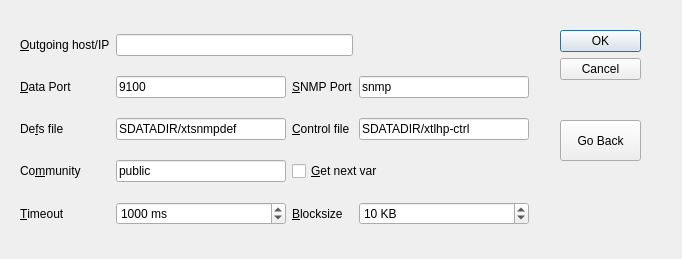
<?xml version="1.0" encoding="UTF-8"?>
<ui version="4.0">
 <class>hpnpfparams</class>
 <widget class="QDialog" name="hpnpfparams">
  <property name="geometry">
   <rect>
    <x>0</x>
    <y>0</y>
    <width>682</width>
    <height>259</height>
   </rect>
  </property>
  <property name="windowTitle">
   <string>HPNPF specific parameters</string>
  </property>
  <property name="toolTip">
   <string/>
  </property>
  <widget class="QDialogButtonBox" name="buttonBox">
   <property name="geometry">
    <rect>
     <x>560</x>
     <y>30</y>
     <width>81</width>
     <height>181</height>
    </rect>
   </property>
   <property name="orientation">
    <enum>Qt::Vertical</enum>
   </property>
   <property name="standardButtons">
    <set>QDialogButtonBox::Cancel|QDialogButtonBox::Ok</set>
   </property>
  </widget>
  <widget class="QWidget" name="layoutWidget">
   <property name="geometry">
    <rect>
     <x>20</x>
     <y>20</y>
     <width>509</width>
     <height>221</height>
    </rect>
   </property>
   <layout class="QGridLayout" name="gridLayout">
    <item row="0" column="0">
     <widget class="QLabel" name="label_3">
      <property name="text">
       <string>&amp;Outgoing host/IP</string>
      </property>
      <property name="buddy">
       <cstring>outhost</cstring>
      </property>
     </widget>
    </item>
    <item row="0" column="1" colspan="2">
     <widget class="QLineEdit" name="outhost">
      <property name="toolTip">
       <string>Some network setups may require the sending host to use a specific IP address or host name</string>
      </property>
     </widget>
    </item>
    <item row="1" column="0">
     <widget class="QLabel" name="label_4">
      <property name="text">
       <string>&amp;Data Port</string>
      </property>
      <property name="buddy">
       <cstring>dataport</cstring>
      </property>
     </widget>
    </item>
    <item row="1" column="1">
     <widget class="QLineEdit" name="dataport">
      <property name="toolTip">
       <string>This is the port number (or name) to use for the data</string>
      </property>
      <property name="text">
       <string>9100</string>
      </property>
     </widget>
    </item>
    <item row="1" column="2">
     <widget class="QLabel" name="label_10">
      <property name="text">
       <string>&amp;SNMP Port</string>
      </property>
      <property name="buddy">
       <cstring>snmpport</cstring>
      </property>
     </widget>
    </item>
    <item row="1" column="3">
     <widget class="QLineEdit" name="snmpport">
      <property name="toolTip">
       <string>This is the port number (or name) to use for the SNMP comms port</string>
      </property>
      <property name="text">
       <string>snmp</string>
      </property>
     </widget>
    </item>
    <item row="2" column="0">
     <widget class="QLabel" name="label_2">
      <property name="text">
       <string>De&amp;fs file</string>
      </property>
      <property name="buddy">
       <cstring>defsfile</cstring>
      </property>
     </widget>
    </item>
    <item row="2" column="1">
     <widget class="QLineEdit" name="defsfile">
      <property name="toolTip">
       <string>This file is used to supply macro names for SNMP variables</string>
      </property>
      <property name="text">
       <string>SDATADIR/xtsnmpdef</string>
      </property>
     </widget>
    </item>
    <item row="2" column="2">
     <widget class="QLabel" name="label_7">
      <property name="text">
       <string>&amp;Control file</string>
      </property>
      <property name="buddy">
       <cstring>ctrlfile</cstring>
      </property>
     </widget>
    </item>
    <item row="2" column="3">
     <widget class="QLineEdit" name="ctrlfile">
      <property name="toolTip">
       <string>This file is the SNMP operations control file</string>
      </property>
      <property name="text">
       <string>SDATADIR/xtlhp-ctrl</string>
      </property>
     </widget>
    </item>
    <item row="3" column="0">
     <widget class="QLabel" name="label_5">
      <property name="text">
       <string>Co&amp;mmunity</string>
      </property>
      <property name="buddy">
       <cstring>community</cstring>
      </property>
     </widget>
    </item>
    <item row="3" column="1">
     <widget class="QLineEdit" name="community">
      <property name="toolTip">
       <string>&lt;!DOCTYPE HTML PUBLIC &quot;-//W3C//DTD HTML 4.0//EN&quot; &quot;http://www.w3.org/TR/REC-html40/strict.dtd&quot;&gt;
&lt;html&gt;&lt;head&gt;&lt;meta name=&quot;qrichtext&quot; content=&quot;1&quot; /&gt;&lt;style type=&quot;text/css&quot;&gt;
p, li { white-space: pre-wrap; }
&lt;/style&gt;&lt;/head&gt;&lt;body style=&quot; font-family:'Sans'; font-size:10pt; font-weight:400; font-style:normal;&quot;&gt;
&lt;p style=&quot; margin-top:0px; margin-bottom:0px; margin-left:0px; margin-right:0px; -qt-block-indent:0; text-indent:0px;&quot;&gt;Community name for SNMP operations usually &lt;span style=&quot; font-style:italic;&quot;&gt;public&lt;/span&gt;&lt;/p&gt;&lt;/body&gt;&lt;/html&gt;</string>
      </property>
      <property name="text">
       <string>public</string>
      </property>
     </widget>
    </item>
    <item row="3" column="2" colspan="2">
     <widget class="QCheckBox" name="getnext">
      <property name="toolTip">
       <string>Use get next operation when fetching SNMP vars</string>
      </property>
      <property name="text">
       <string>&amp;Get next var</string>
      </property>
     </widget>
    </item>
    <item row="4" column="0">
     <widget class="QLabel" name="label_6">
      <property name="text">
       <string>&amp;Timeout</string>
      </property>
      <property name="buddy">
       <cstring>timeout</cstring>
      </property>
     </widget>
    </item>
    <item row="4" column="1">
     <widget class="QSpinBox" name="timeout">
      <property name="toolTip">
       <string>Timeout for operations (milliseconds)</string>
      </property>
      <property name="suffix">
       <string> ms</string>
      </property>
      <property name="maximum">
       <number>3600000</number>
      </property>
      <property name="singleStep">
       <number>100</number>
      </property>
      <property name="value">
       <number>1000</number>
      </property>
     </widget>
    </item>
    <item row="4" column="2">
     <widget class="QLabel" name="label_8">
      <property name="text">
       <string>&amp;Blocksize</string>
      </property>
      <property name="buddy">
       <cstring>blocksize</cstring>
      </property>
     </widget>
    </item>
    <item row="4" column="3">
     <widget class="QSpinBox" name="blocksize">
      <property name="toolTip">
       <string>Data blocksize, SNMP enquiry in between blocks</string>
      </property>
      <property name="suffix">
       <string> KB</string>
      </property>
      <property name="minimum">
       <number>1</number>
      </property>
      <property name="maximum">
       <number>1024</number>
      </property>
      <property name="value">
       <number>10</number>
      </property>
     </widget>
    </item>
   </layout>
  </widget>
  <widget class="QPushButton" name="goback">
   <property name="geometry">
    <rect>
     <x>560</x>
     <y>120</y>
     <width>81</width>
     <height>41</height>
    </rect>
   </property>
   <property name="toolTip">
    <string>Click here to go back</string>
   </property>
   <property name="text">
    <string>Go Back</string>
   </property>
  </widget>
 </widget>
 <tabstops>
  <tabstop>outhost</tabstop>
  <tabstop>dataport</tabstop>
  <tabstop>snmpport</tabstop>
  <tabstop>defsfile</tabstop>
  <tabstop>ctrlfile</tabstop>
  <tabstop>community</tabstop>
  <tabstop>getnext</tabstop>
  <tabstop>timeout</tabstop>
  <tabstop>blocksize</tabstop>
  <tabstop>buttonBox</tabstop>
  <tabstop>goback</tabstop>
 </tabstops>
 <resources/>
 <connections>
  <connection>
   <sender>buttonBox</sender>
   <signal>accepted()</signal>
   <receiver>hpnpfparams</receiver>
   <slot>accept()</slot>
   <hints>
    <hint type="sourcelabel">
     <x>248</x>
     <y>254</y>
    </hint>
    <hint type="destinationlabel">
     <x>157</x>
     <y>274</y>
    </hint>
   </hints>
  </connection>
  <connection>
   <sender>buttonBox</sender>
   <signal>rejected()</signal>
   <receiver>hpnpfparams</receiver>
   <slot>reject()</slot>
   <hints>
    <hint type="sourcelabel">
     <x>316</x>
     <y>260</y>
    </hint>
    <hint type="destinationlabel">
     <x>286</x>
     <y>274</y>
    </hint>
   </hints>
  </connection>
 </connections>
</ui>
